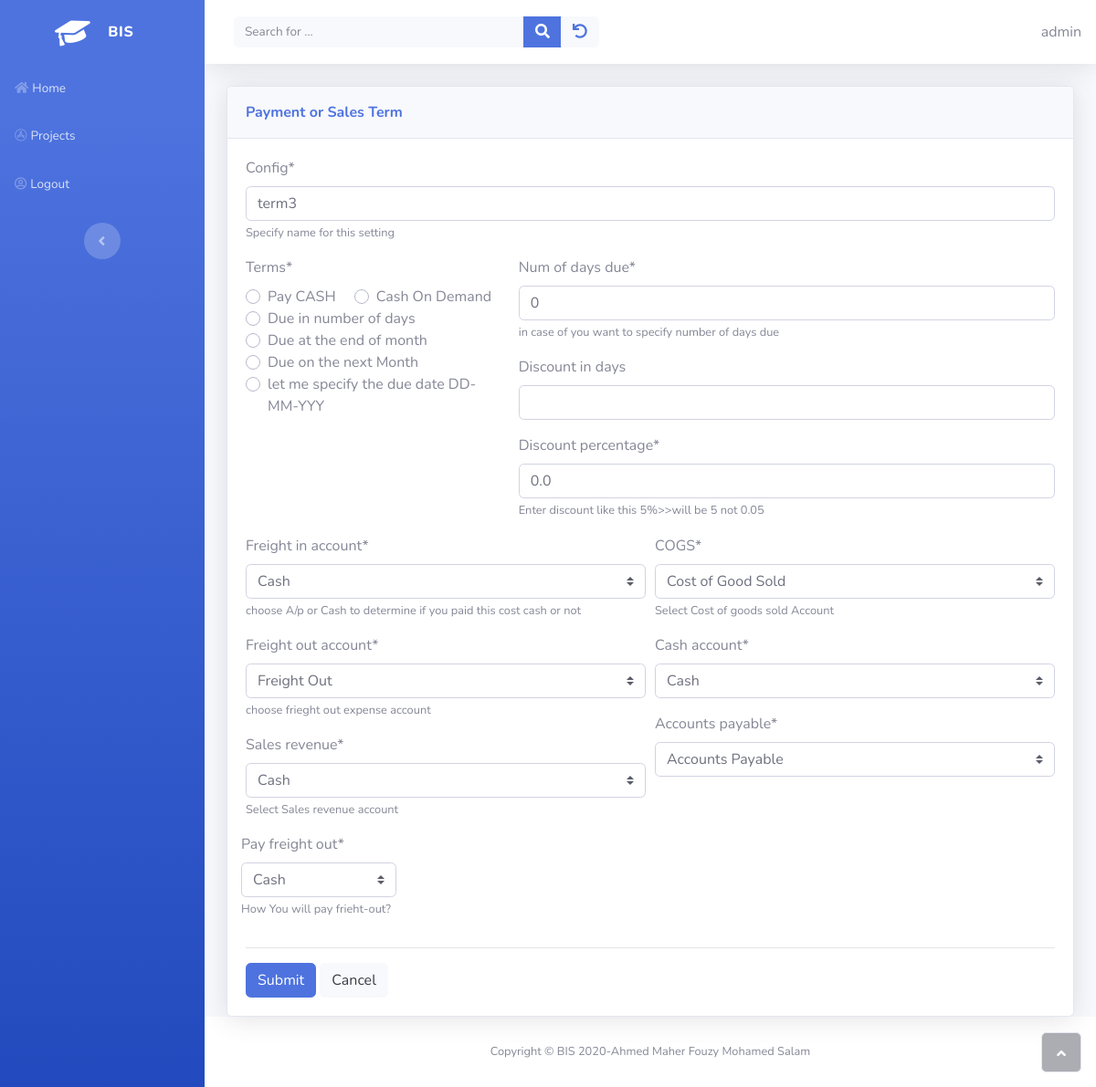
The page /inventory/update_term/3 (signed in) on the database its author committed.
### inventory/models.py (models this page shows, shortened)
class PaymentSalesTerm(models.Model):
    class Term(models.IntegerChoices):
        CASH = 0 , _("Pay CASH")
        ON_DEMAND = 1 , _("Cash On Demand")
        DAYS = 2, _("Due in number of days")
        END_OF_MONTH = 3,_("Due at the end of month")
        NEXT_MONTH = 4,_("Due on the next Month")
        OTHER = 5, _("let me specify the due date DD-MM-YYY")
    class PAY_METHOD(models.IntegerChoices):
        CASH = 1
        ACCOUNTS_PAYABLE = 2
    owner = models.ForeignKey(get_user_model(), on_delete=models.CASCADE)
    config = models.CharField(
        max_length=100,
        help_text="Specify name for this setting"
        )
    terms = models.IntegerField(choices=Term.choices , default=Term.CASH , blank=False)
    num_of_days_due = models.PositiveSmallIntegerField(
        help_text="in case of you want to specify number of days due"
    )
    discount_in_days = models.PositiveSmallIntegerField(
        validators=[MaxValueValidator(32)] ,
        null = True,
        blank = True
    )
    discount_percentage = models.FloatField(
        help_text="Enter discount like this 5%>>will be  5 not 0.05",
    )
    cash_account =  models.ForeignKey('sole_proprietorship.Accounts',on_delete=models.CASCADE , related_name='payment_sales_term_cash_account')
    accounts_payable =models.ForeignKey('sole_proprietorship.Accounts',on_delete=models.CASCADE , related_name='payment_sales_term_accounts_payable_account')
    freight_in_account = models.ForeignKey('sole_proprietorship.Accounts',
                                    on_delete=models.CASCADE,
                                    related_name='freight_in_account',
                                    help_text='choose A/p or Cash to determine if you paid this cost cash or not')
    freight_out_account = models.ForeignKey('sole_proprietorship.Accounts',
        on_delete= models.CASCADE,
        help_text = 'choose frieght out expense account',
        related_name = 'freight_out_account'
    )
    pay_freight_out = models.IntegerField(choices=PAY_METHOD.choices,
        help_text = 'How You will pay frieht-out?',
    )
    COGS =  models.ForeignKey('sole_proprietorship.Accounts',
    on_delete=models.CASCADE,
    help_text='Select Cost of goods sold Account',
    related_name = 'COGS'
    )
    sales_revenue = models.ForeignKey('sole_proprietorship.Accounts',
        on_delete=models.CASCADE,
        help_text='Select Sales revenue account',
        related_name = 'sales_revenue'
    )
    accounts_receivable = models.ForeignKey('sole_proprietorship.Accounts',
        on_delete=models.CASCADE,
        help_text='Select Accounts receivable account',
        related_name = 'accounts_receivable'
    )

### inventory/views.py (the view)
# urls.py: path('update_term/<int:pk>' , views.UpdateTermView.as_view(success_url=reverse_lazy('inventory:list_term')) , name="update_term" ),
class UpdateTermView(FormKwargsMixin, OwnerUpdateView):
    model = PaymentSalesTerm
    form_class  = PaymentSalesTermForm
    template_name = "inventory/term_form.html"

### home/owner.py (called while the page is built)
    def get_queryset(self):
        qs = super(OwnerUpdateView, self).get_queryset()
        return qs.filter(owner=self.request.user)

### inventory/views.py (called while the page is built)
    def get_form_kwargs(self):
        kwargs = super().get_form_kwargs()
        kwargs.update({"owner":self.request.user})
        return kwargs

### sole_proprietorship/models.py (called while the page is built)
    def __str__(self):
        return self.account

### inventory/templates/inventory/term_form.html
{% extends 'home/form.html' %}
{% block cardheader %} Payment or Sales Term {% endblock %}
{% block formblock %}
    {% load crispy_forms_tags %}
    {% crispy form %}
{% endblock %}

### home/templates/home/base.html (shortened to what this page needs)
{% load static%}
<!DOCTYPE html>
<html>
<head>
    <link rel="stylesheet" href="{% static 'home/bootstrap/css/bootstrap.min.css' %}">
    <link rel="stylesheet" href="{% static 'home/css/styles.min.css' %}">
    <link rel="stylesheet" href="https://use.fontawesome.com/releases/v5.12.0/css/all.css">
</head>
<body id="page-top">
    <div id="wrapper">
        <nav class="navbar navbar-dark align-items-start sidebar sidebar-dark accordion bg-gradient-primary p-0">
            <div class="container-fluid d-flex flex-column p-0">
                <a class="navbar-brand d-flex justify-content-center align-items-center sidebar-brand m-0" href="#">
                    <div class="sidebar-brand-icon rotate-n-15"><i class="fas fa-graduation-cap"></i></div>
                    <div class="sidebar-brand-text mx-3"><span>BIS</span></div>
                </a>
                <ul class="nav navbar-nav text-light" id="accordionSidebar">
                    <li class="nav-item" role="presentation"><a class="nav-link" href="{% url 'home:home' %}"><i class="fas fa-home"></i><span>Home</span></a><a class="nav-link" href="{% url 'projects:home' %}"><i class="fab fa-app-store"></i><span>Projects</span></a></li>
                    {% if user.is_authenticated %}
                    <li class="nav-item" role="presentation"><a class="nav-link" href="{% url 'home:logout' %}?next={{ request.path }}"><i class="far fa-user-circle"></i><span>Logout</span></a></li>
                    {% endif %}
                </ul>
                <div class="text-center d-none d-md-inline"><button class="btn rounded-circle border-0" id="sidebarToggle" type="button"></button></div>
            </div>
        </nav>
        <div class="d-flex flex-column" id="content-wrapper">
            <div id="content">
                <nav class="navbar navbar-light navbar-expand bg-white shadow mb-4 topbar static-top">
                    <div class="container-fluid"><button class="btn btn-link d-md-none rounded-circle mr-3" id="sidebarToggleTop" type="button"></button>
                        <div class="form-inline d-none d-sm-inline-block mr-auto ml-md-3 my-2 my-md-0 mw-100 navbar-search">
                            <div class="input-group"><input id="search" class="bg-light form-control border-0 small" type="text" placeholder="Search for ..." name="search"   {% if search %} value="{{ search }}" {% endif %}>
                                <div class="input-group-append"><button id= "search-btn" class="btn btn-primary py-0" ><i class="fas fa-search"></i></button></div>
                                <div class="input-group-append"><button class="btn btn-light py-0" type="button"><a href="{% url 'projects:home' %}"><i class="fa fa-undo"></i></a></button></div>
                            </div>
                        </div>
                        <div>
                            {{ user.username }}
                        </div>
                    </div>
                </nav>
                <div class="container">
                    <div id="ajax">
                    {% block content %}{% endblock%}
                    </div>
                </div>
            </div>
            <footer class="bg-white sticky-footer">
                <div class="container my-auto">
                    <div class="text-center my-auto copyright"><span>Copyright © BIS 2020-Ahmed Maher Fouzy Mohamed Salam</span></div>
                </div>
            </footer>
        </div><a class="border rounded d-inline scroll-to-top" href="#page-top"><i class="fas fa-angle-up"></i></a></div>
</body>
</html>

### rows shown on the page
PaymentSalesTerm: config "term3", num_of_days_due "0", discount_percentage "0.0", freight_in_account "Cash", freight_out_account "Freight Out", sales_revenue "Cash", COGS "Cost of Good Sold", cash_account "Cash", accounts_payable "Accounts Payable", pay_freight_out "Cash"

### other values the page prints
{{ user.username }} "admin"
